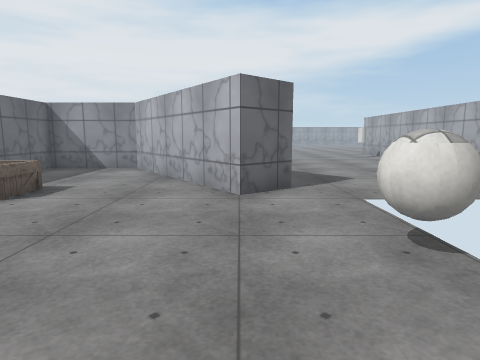
[1] (above)

18 first-person views from a walk through a scene from a Unity 3-D project. The camera is 1.3 m above the floor, tilts 8° down and sees 75° across. The floor is counted in squares, 1 m on a side. Each view is taken from the middle of a square. On the plan, view 1 faces up. The plan holds only what a view shows up to about 14 squares ahead; the rest is blank. The place goes on beyond the plan. Some animated figures are not drawn. Some surface patterns are stand-ins.

[2]
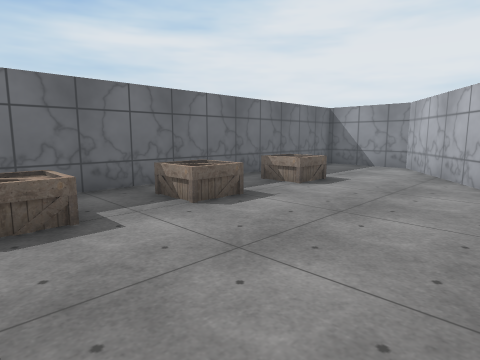

[3]
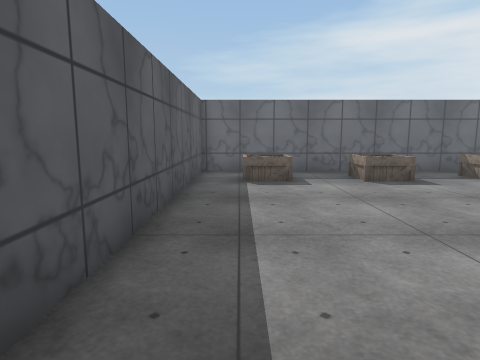

[4]
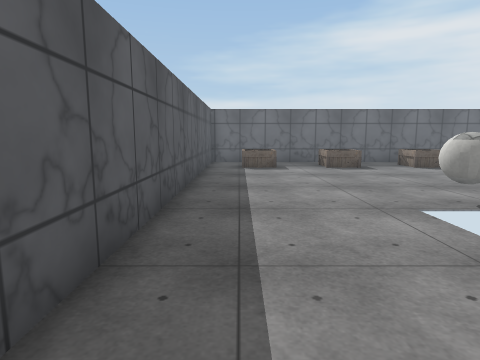

[5]
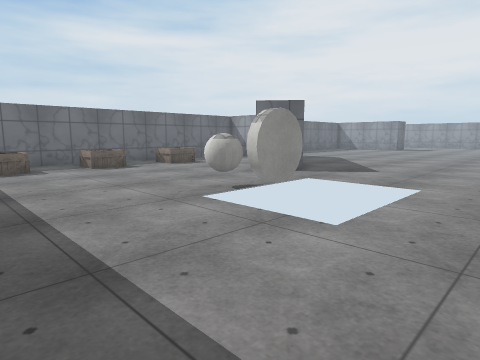

[6]
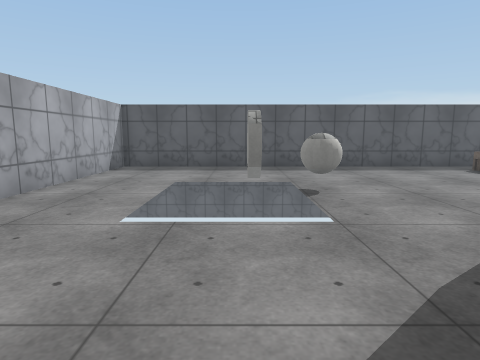

[7]
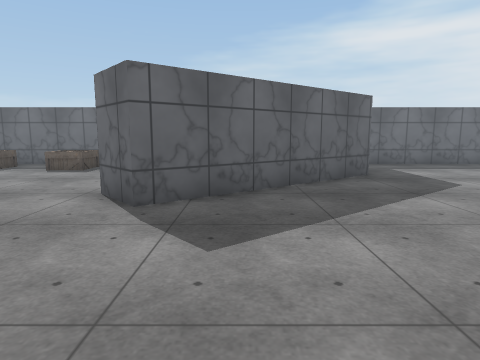

[8]
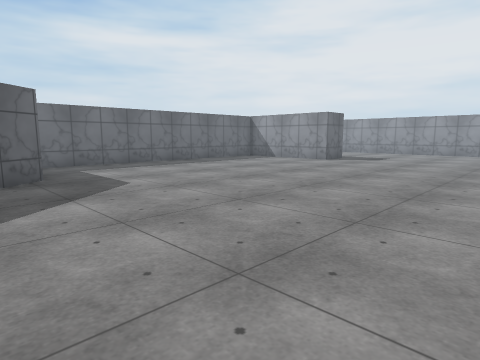

[9]
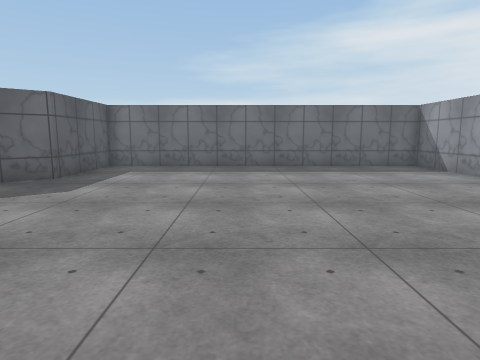

[10]
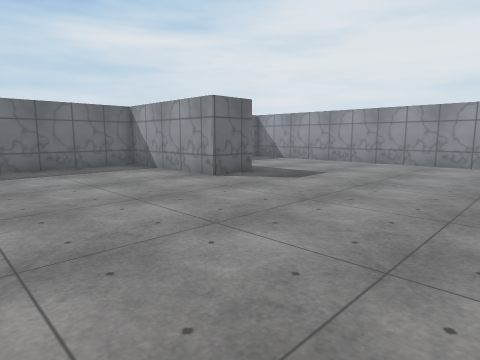

[11]
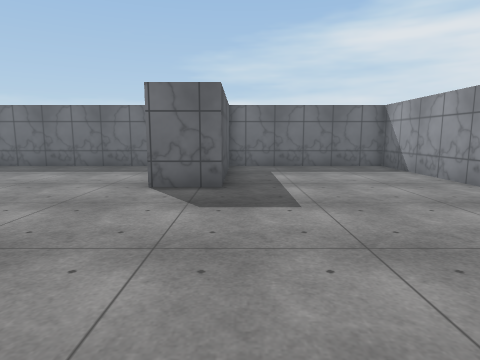

[12]
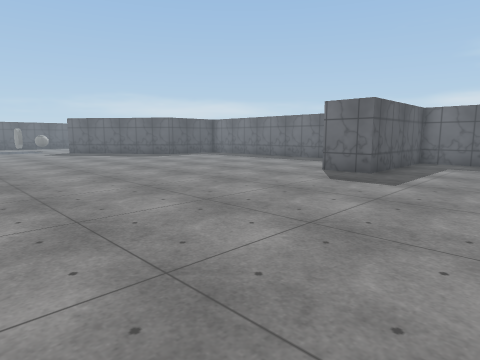

[13]
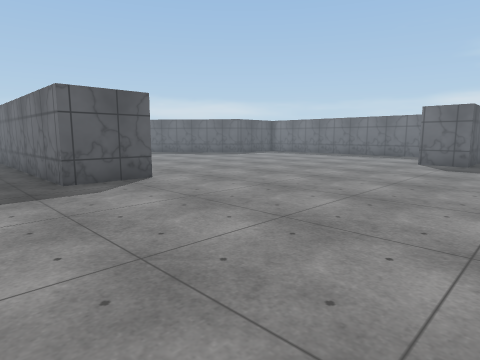

[14]
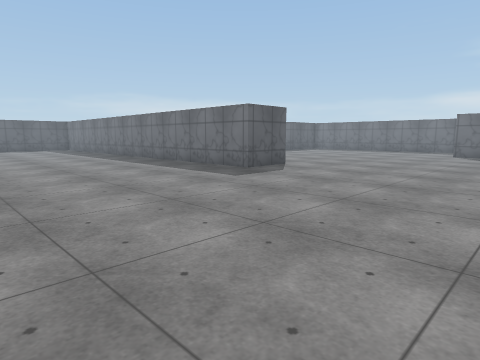

[15]
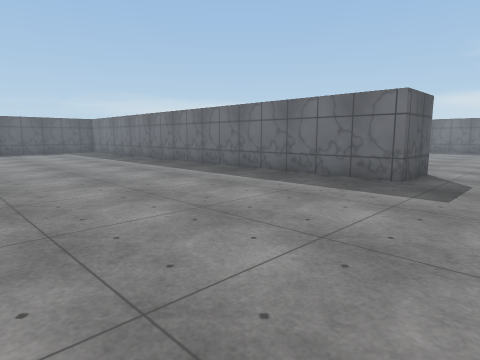

[16]
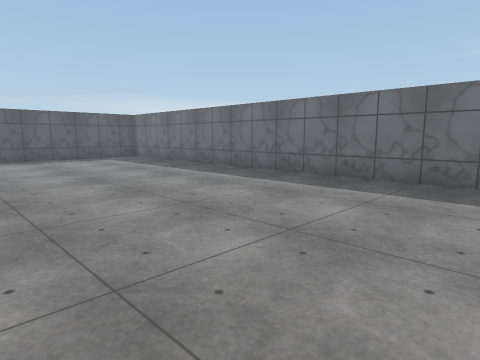

[17]
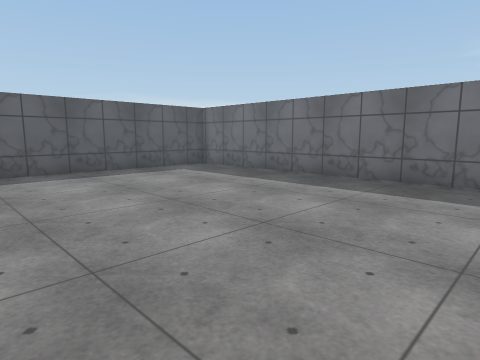

[18]
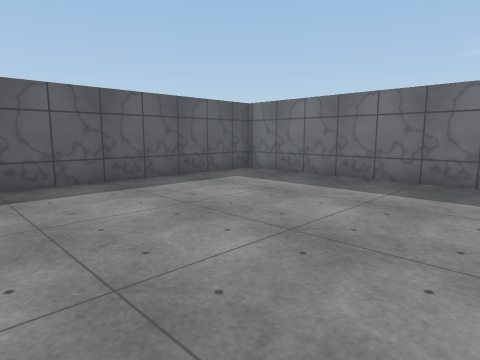

### Floor plan
Points are (right, up) in squares from view 1. A wall is a line through its corners. A room is listed if a view was taken in it or the views show most of it. See-through windows are left out.
Room 1 (views 1, 2, 3, 4, 5)
walls: (0, 6.8) (-4.2, 12.7) (-7.7, 12.7) (-7.7, -2.4) (9, -2.4) (9, 1.6)
ways out: opening at (1.5, 6.5) to room 2; opening at (7.5, 2.5) to room 2
objects: other object (-6, -1) to (-5, 0); other object (-6, 3) to (-5, 4); other object (-6, 6) to (-5, 8); other object (2, 3) to (2, 4)
Room 2 (views 6, 7, 8, 9, 10, 11, 12, 13, 14, 15, 16, 17, 18)
walls: (8.9, 23) (11.6, 23) (11.6, 0.1) (19.9, 0.1); (9, 11.8) (9, 14.3); (4, 36.2) (1.1, 36.2); (-2, 36.2) (-7.7, 36.2) (-7.7, 29.5) (-1.9, 29.5) (-1.9, 27.7) (-7.7, 27.7) (-7.7, 14.4) (-3.6, 14.4) (1.3, 8) (0, 6.8); (9, 1.6) (9, 4.6)
ways out: opening at (1.5, 6.5) to room 1; opening at (7.5, 2.5) to room 1

Where each view was taken, in squares from view 1:
view 1: 0 up, 0 right, facing up
view 2: 1 down, 0 right, facing up-left
view 3: 1 down, 4 right, facing left
view 4: 1 down, 8 right, facing left
view 5: 2 down, 8 right, facing up-left
view 6: 11 up, 4 right, facing down
view 7: 10 up, 7 right, facing left
view 8: 12 up, 7 right, facing up-left
view 9: 20 up, 6 right, facing left
view 10: 21 up, 6 right, facing up-left
view 11: 30 up, 6 right, facing left
view 12: 34 up, 9 right, facing down-left
view 13: 32 up, 14 right, facing down-left
view 14: 32 up, 21 right, facing down-left
view 15: 26 up, 21 right, facing down-left
view 16: 19 up, 21 right, facing down-left
view 17: 12 up, 21 right, facing down-left
view 18: 9 up, 21 right, facing down-left
